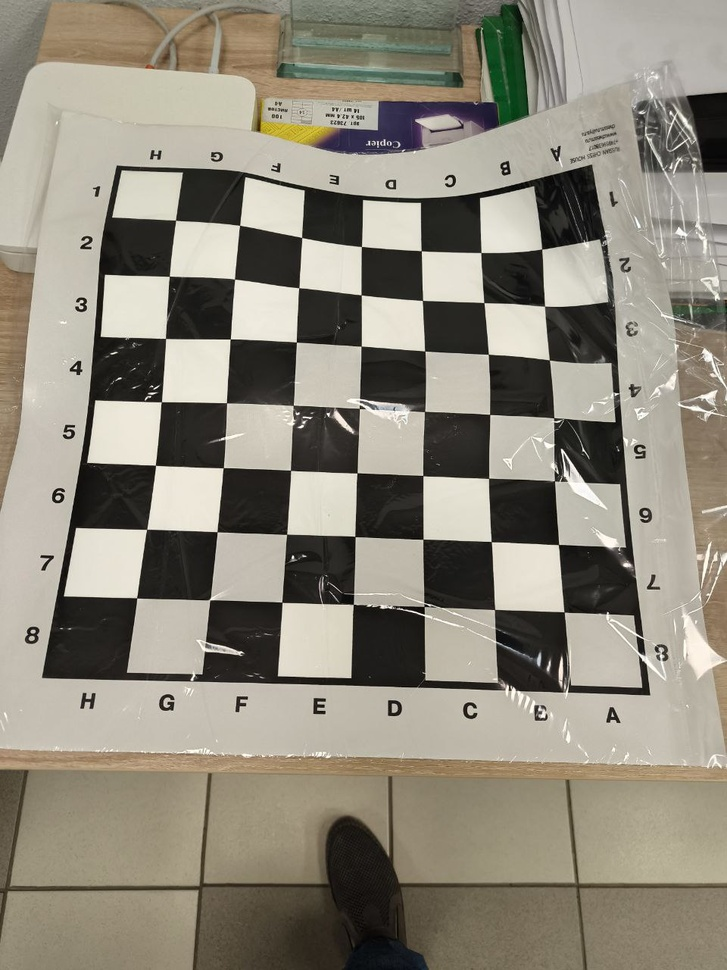
#> input picture task2/chess_desks/chess_desk1.jpg, 727 x 970 px, shrunk from 960 x 1280 before the run; its folder holds 2 pictures in this run
$ python create_calibration.py
#> lines starting #> are read from the running program, lines starting #| are printed output that depends on the picture
import cv2
import numpy as np
import glob
import pickle
import os

def calibrate_camera(images_path="chess_desks/*.jpg", output_file="camera_calibration.pkl", pattern_size=(9,6), square_size=25.0):
#> called with images_path = 'chess_desks/*.jpg', output_file = 'camera_calibration.pkl', pattern_size = (9, 6), square_size = 25
    image_files = glob.glob(images_path)
    if len(image_files) == 0:
        print(f"Изображения не найдены по пути: {images_path}")
        return False

    print(f"Найдено {len(image_files)} изображений в папке проекта")

    images = []
    for fname in image_files:
        img = cv2.imread(fname)
#> img is the input picture: shape (970, 727, 3); mean B, G, R 123, 136.4, 141.8
        if img is not None:
            images.append(img)
            print(f"Загружено: {os.path.basename(fname)}")
        else:
            print(f"Ошибка загрузки: {os.path.basename(fname)}")

    if len(images) < 2:
        print(f'Слишком мало изображений! Найдено {len(images)} изображений')
        return False

    print(f"Загружено {len(images)} изображений для калибровки")
#| Загружено 2 изображений для калибровки

    objp = np.zeros((pattern_size[0] * pattern_size[1], 3), np.float32)
    objp[:,:2] = np.mgrid[0:pattern_size[0], 0:pattern_size[1]].T.reshape(-1,2) * square_size

    objpoints = []
    imgpoints = []

    print("Поиск шахматных досок на изображениях...")

    successful_calibrations = 0
    for i, img in enumerate(images):
        gray = cv2.cvtColor(img, cv2.COLOR_BGR2GRAY)
        ret, corners = cv2.findChessboardCorners(gray, pattern_size, None)

        if ret:
            objpoints.append(objp)
            criteria = (cv2.TERM_CRITERIA_EPS + cv2.TERM_CRITERIA_MAX_ITER, 30, 0.001)
            corners_refined = cv2.cornerSubPix(gray, corners, (11,11), (-1,-1), criteria)
            imgpoints.append(corners_refined)
            successful_calibrations += 1

            print(f"Шахматная доска найдена: {os.path.basename(image_files[i])}")
        else:
            print(f"Шахматная доска не найдена: {os.path.basename(image_files[i])}")
#> this loop made 2 passes
#> ret on passes 1 to 2: False, False
#| Шахматная доска не найдена: chess_desk1.jpg
#| Шахматная доска не найдена: chess_desk2.jpg
#> pass 1, in calibrate_camera, `gray = cv2.cvtColor(img, cv2.COLOR_BGR2GRAY)`:
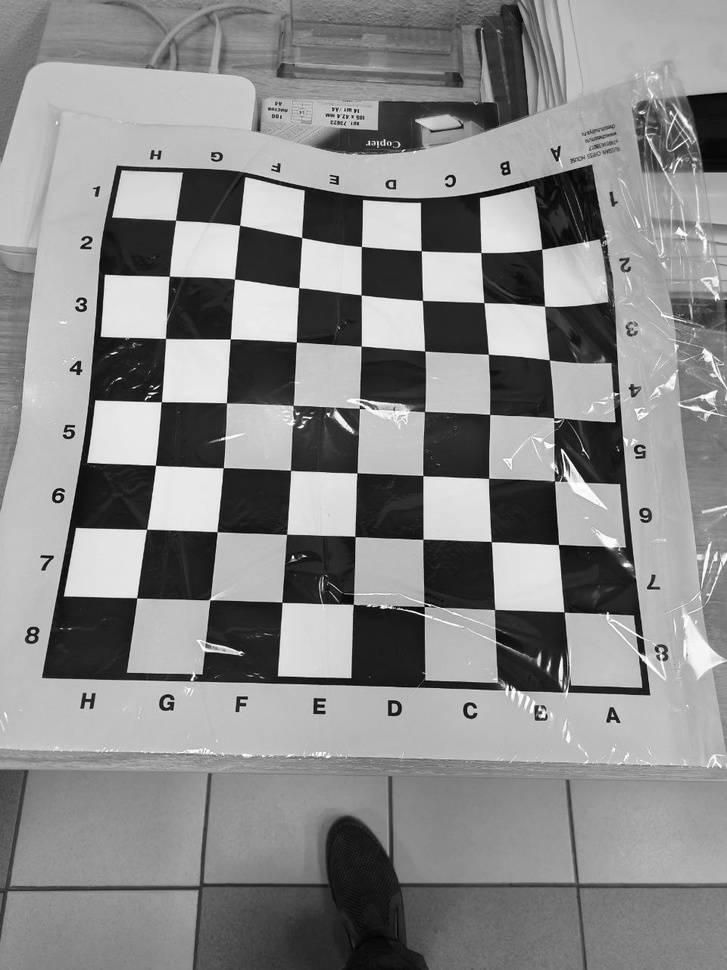
#> gray: shape (970, 727); min 0, max 255, mean 136.5
#> pass 2, in calibrate_camera, `gray = cv2.cvtColor(img, cv2.COLOR_BGR2GRAY)`:
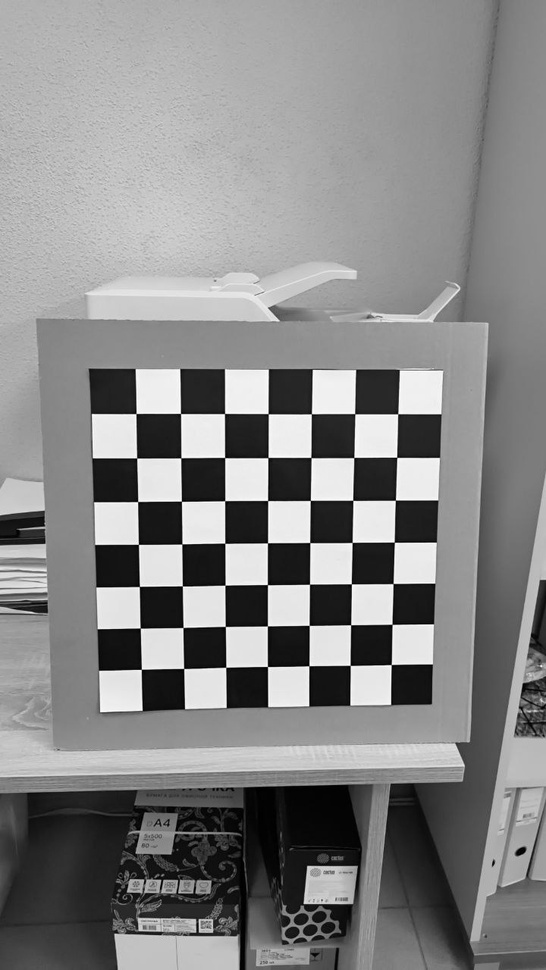
#> gray: shape (970, 546); min 0, max 254, mean 134.6
#> after the loop, imgpoints = []; objpoints = []; successful_calibrations = 0

    cv2.destroyAllWindows()

    print(f"Найдено {successful_calibrations} подходящих изображений")
#| Найдено 0 подходящих изображений
    print("Выполняется калибровка камеры...")

    try:
        ret, camera_matrix, dist_coeffs, rvecs, tvecs = cv2.calibrateCamera(
            objpoints, imgpoints, images[0].shape[1::-1], None, None)
        data = {
            'camera_matrix': camera_matrix,
            'dist_coeffs': dist_coeffs,
            'calibration_info': {
                'images_used': successful_calibrations,
                'total_images': len(images),
                'reprojection_error': ret,
                'pattern_size': pattern_size,
                'square_size': square_size
            }
        }

        with open(output_file, 'wb') as f:
            pickle.dump(data, f)

        return True
    except Exception as e:
        print(f"Ошибка при калибровке: {e}")
        return False

def main():
    # Параметры по умолчанию (все в одной папке проекта)
    IMAGES_PATH = "chess_desks/*.jpg"
    OUTPUT_FILE = "camera_calibration.pkl"
    PATTERN_SIZE = (9, 6)
    SQUARE_SIZE = 25.0

    if not glob.glob(IMAGES_PATH):
        print(f"Папка 'chess_desks' не найдена в папке проекта!")
        return

    success = calibrate_camera(
        images_path=IMAGES_PATH,
        output_file=OUTPUT_FILE,
        pattern_size=PATTERN_SIZE,
        square_size=SQUARE_SIZE
    )

    if success:
        print("\nКалибровка завершена успешно!")
    else:
        print("\nКалибровка не удалась!")

if __name__ == '__main__':
    main()
